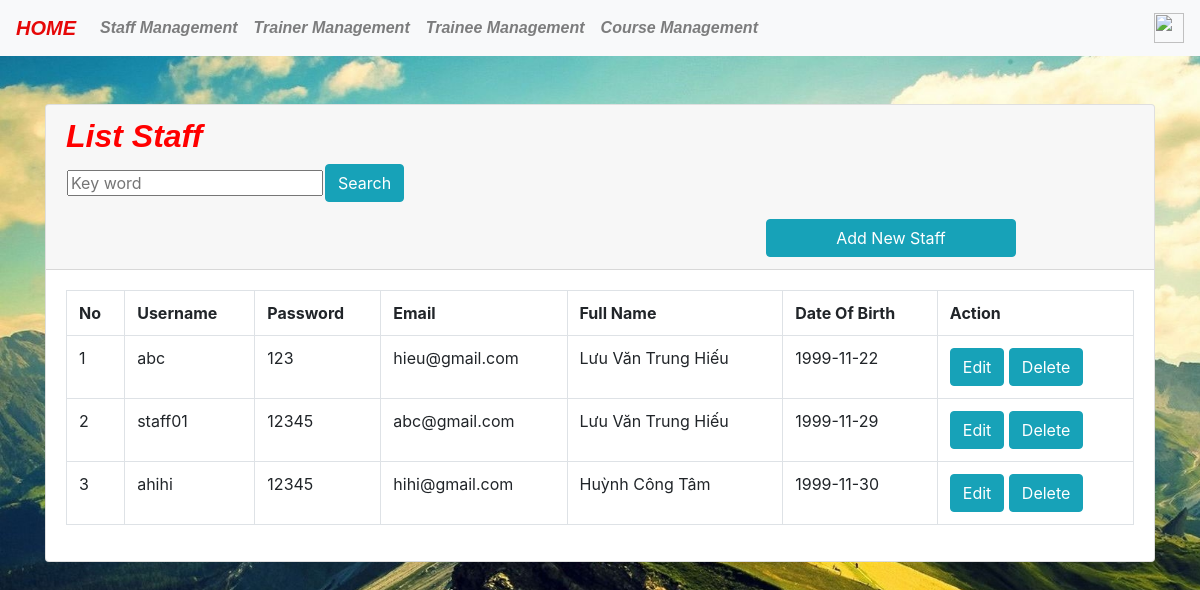
The app's page /management.php?controller=staff&action=list_staff (signed in) with its own data.
### tables this page shows
CREATE TABLE `staff` (
  `staffid` int(11) NOT NULL,
  `username` varchar(50) NOT NULL,
  `password` varchar(50) NOT NULL,
  `email` varchar(50) NOT NULL,
  `fullname` varchar(50) NOT NULL,
  `namsinh` date DEFAULT NULL,
  `is_block` tinyint(4) NOT NULL DEFAULT 0,
  `permision` tinyint(4) NOT NULL DEFAULT 2
);

### Model/DBConfig.php (called while the page is built, shortened)
<?php
	class Database {
		private $hostname = 'localhost';
		private $username = 'root';
		private $pass = '';
		private $dbname = 'mvc';
		private $conn = NULL;
		private $result = NULL;
		public function connect()
		{
			$this->conn = new mysqli($this->hostname, $this->username, $this->pass, $this->dbname);
			if(!$this->conn){
				echo "Kết nối thất bại";
				exit();
			}
			else{
				mysqli_set_charset($this->conn, 'utf8');
			}
			return $this->conn;
		}
		public function execute($sql)
		{
			$this->result = $this->conn->query($sql);
			return $this->result;
		}
		public function getData()
		{
			if($this->result){
				$data = mysqli_fetch_array($this->result);
			}
			else{
				$data = 0;
			}
			return $data;
		}
		public function getAllData($tblTable)
		{
			$sql = "SELECT * FROM $tblTable";
			$this->execute($sql);
			if($this->num_rows()==0)
			{
				$data = 0;
			}
			else
			{
				while($datas = $this->getData())
				{
					$data[] = $datas;
				}
			}
			return $data;
		}
		public function num_rows()
		{
			if($this->result){
				$num = mysqli_num_rows($this->result);
			}
			else{
				$num = 0;
			}
			return $num;
		}
	}
?>

### View/staffs/list_staff.php (the view, shortened to what this page needs)
 <link rel="stylesheet" href="style.css">
<div class="container">
  <div class="card mt-5">
    <div class="card-header">
      <h2 style="font-family:  Comic Sans MS, sans-serif;font-style: oblique;  font-weight: bold;color: red;">List Staff</h2>
      <div class="timkiem">
        <form action="" method="GET">
          <table>
            <tr>
              <td><input type="text" name="keyword" placeholder="Key word"></td>
              <td><input type="submit" value="Search" class="btn btn-info"></td>
            </tr>
          </table>
        </form>
      </div>
      <div class="add-new-staff">
        <table>
        <tr>
              <a href="management.php?controller=staff&action=add_staff" style="width: 250px; margin-left: 700px; " class="btn btn-danger">Add New Staff</a>
        </tr>
        </table>
      </div>
    </div>
    <div class="card-body">
      <table class="table table-bordered">
        <tr>
          <th>No</th>
          <th>Username</th>
          <th>Password</th>
          <th>Email</th>
          <th>Full Name</th>
          <th>Date Of Birth</th>
          <th>Action</th>
        </tr>
        <?php
        $stt = 1;
        foreach($data as $value)
          {
          ?>
          <tr>
            <td><?php echo $stt; ?></td>
            <td><?php echo $value['username']; ?></td>
            <td><?php echo $value['password']; ?></td>
            <td><?php echo $value['email']; ?></td>
            <td><?php echo $value['fullname']; ?></td>
            <td><?php echo $value['namsinh']; ?></td>
            <td>
              <a href="management.php?controller=staff&action=edit_staff&staffid=<?php echo $value['staffid']; ?>" class="btn btn-info">Edit</a>
              <a onclick="return confirm('Are you sure you want to delete this Staff?')" href="management.php?controller=staff&action=delete_staff&staffid=<?php echo $value['staffid']; ?>" class='btn btn-danger'>Delete</a>
            </td>
          </tr>
        <?php
            $stt++;
            }
        ?>
      </table>
    </div>
  </div>
</div>

### style.css (style rules this page uses)
.btn-danger { color: #fff; background-color: #17a2b8; border-color: #17a2b8; }
.btn-info { color: #fff; background-color: #17a2b8; border-color: #17a2b8; }

### header.php (style rules this page uses)
body { background-image: url('View/images/anhbia.JPG'); background-repeat: no-repeat; background-size: cover; }

### records on screen
staff: username "abc", password "123", email "hieu@gmail.com", fullname "Lưu Văn Trung Hiếu", namsinh "1999-11-22"
staff: username "staff01", password "12345", email "abc@gmail.com", fullname "Lưu Văn Trung Hiếu", namsinh "1999-11-29"
staff: username "ahihi", password "12345", email "hihi@gmail.com", fullname "Huỳnh Công Tâm", namsinh "1999-11-30"
